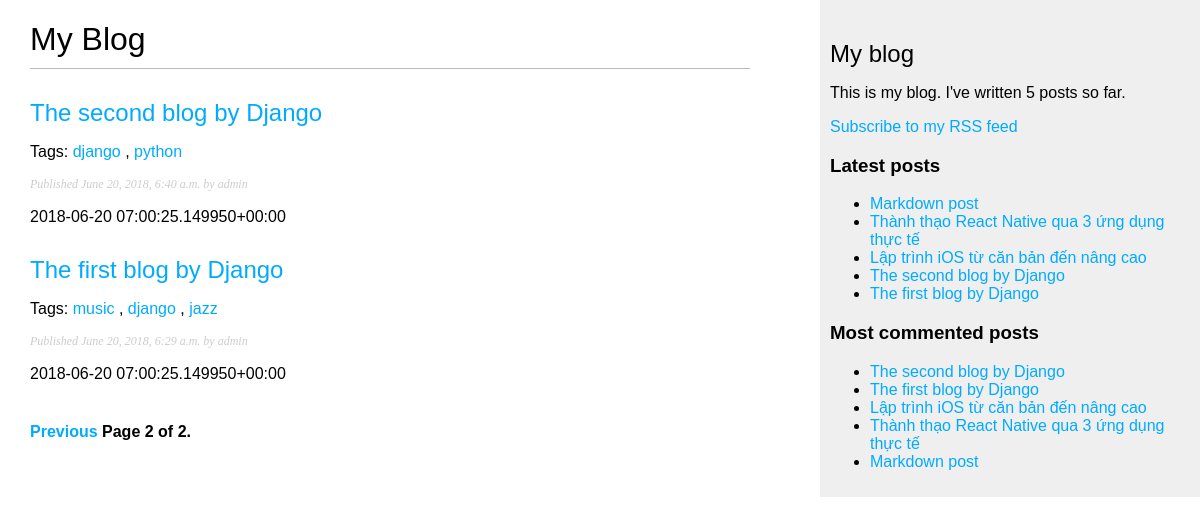
Screenshot of /blog/?page=2 with the database file from the repository.
### blog/models.py (models this page shows, shortened)
class Post(models.Model):
    STATUS_CHOICES = (
        ('draft', 'Draft'),
        ('published', 'Published'),
    )
    title = models.CharField(max_length=50)
    slug = models.SlugField(max_length=250,
                            unique_for_date='publish')
    author = models.ForeignKey(User,
                               on_delete=models.CASCADE,
                               related_name='blog_posts')
    body = models.TextField()
    publish = models.DateTimeField(default=timezone.now)
    created = models.DateTimeField(auto_now_add=True)
    updated = models.DateTimeField(auto_now=True)
    status = models.CharField(max_length=10,
                              choices=STATUS_CHOICES,
                              default='draft')
    objects = models.Manager()  # The default manager.
    published = PublishedManager()  # Our custom manager.
    tags = TaggableManager()
    class Meta:
        ordering = ('-publish',)
    def get_absolute_url(self):
        return reverse('blog:post_detail',
                       args=[self.publish.year,
                             self.publish.month,
                             self.publish.day,
                             self.slug])

### blog/views.py (the view)
# urls.py: path('', views.post_list, name='post_list'),
def post_list(request, tag_slug=None):
    object_list = Post.published.all()
    tag = None
    if tag_slug:
        tag = get_object_or_404(Tag, slug=tag_slug)
        object_list = object_list.filter(tags__in=[tag])
    paginator = Paginator(object_list, 3) # 3 posts in each page
    page = request.GET.get('page')
    try:
        posts = paginator.page(page)
    except PageNotAnInteger:
        posts = paginator.page(1)
    except EmptyPage:
        posts = paginator.page(paginator.num_pages)
    return render(request,
                  'blog/post/list.html',
                  {'page': page,
                   'posts': posts,
                   'tag': tag,})

### blog/models.py (called while the page is built)
    def get_queryset(self):
        return super(PublishedManager, self).get_queryset().filter(status='draft')

### blog/templatetags/blog_tags.py (called while the page is built)
@register.simple_tag
def total_posts():
    return Post.published.count()

@register.inclusion_tag('blog/post/latest_posts.html')
def show_latest_posts(count=5):
    latest_posts = Post.published.order_by('-publish')[:count]
    return {'latest_posts': latest_posts}

@register.simple_tag
def get_most_commented_posts(count=5):
    return Post.published.annotate(total_comments=Count('comments')).order_by('-total_comments')[:count]

@register.filter(name='markdown')
def markdown_format(text):
    return mark_safe(markdown.markdown(text))

### blog/templates/blog/post/list.html (shortened to what this page needs)
{% extends "blog/base.html" %}
{% load blog_tags %}
{%  block content %}
    <h1>My Blog</h1>
    {% for post in posts %}
        <h2>
            <a href="{{ post.get_absolute_url }}">
                {{ post.title }}
            </a>
        </h2>
        <p class="tags">
            Tags:
            {% for tag in post.tags.all %}
                <a href="{% url "blog:post_list_by_tag" tag.slug %}">
                    {{ tag.name }}
                </a>
                {% if not forloop.last %}, {% endif %}
            {% endfor %}
        </p>
        <p class="date">
            Published {{ post.publish }} by {{ post.author }}
        </p>
        {{ post.body|markdown|truncatewords_html:30 }}
    {% endfor %}
    {% include "blog/pagination.html" with page=posts %}
{% endblock %}

### blog/templates/blog/base.html (shortened to what this page needs)
{% load blog_tags %}
{% load static %}
<!DOCTYPE html>
<html>
<head>
    <link href="{% static "css/blog.css" %}" rel="stylesheet">
</head>
<body>
<div id="content">
    {% block content %}
    {% endblock %}
</div>
<div id="sidebar">
    <h2>My blog</h2>
    <p>This is my blog. I've written {% total_posts %} posts so far.</p>
    <p><a href="{% url "blog:post_feed" %}">Subscribe to my RSS feed</a></p>
    <h3>Latest posts</h3>
    {% show_latest_posts %}
    <h3>Most commented posts</h3>
    {% get_most_commented_posts as most_commented_posts %}
    <ul>
        {% for post in most_commented_posts %}
            <li>
                <a href="{{ post.get_absolute_url }}">{{ post.title }}</a>
            </li>
        {% endfor %}
    </ul>
</div>
</body>
</html>

### blog/templates/blog/post/latest_posts.html
<ul>
    {% for post in latest_posts %}
        <li>
            <a href="{{ post.get_absolute_url }}">{{ post.title }}</a>
        </li>
    {% endfor %}
</ul>

### blog/static/css/blog.css (style rules this page uses)
body { margin:0; padding:0; font-family:helvetica, sans-serif; }
a { color:#00abff; text-decoration:none; }
h1 { font-weight:normal; border-bottom:1px solid #bbb; padding:0 0 10px 0; }
h2 { font-weight:normal; margin:30px 0 0; }
#content { float:left; width:60%; padding:0 0 0 30px; }
#sidebar { float:right; width:30%; padding:10px; background:#efefef; height:100%; }
p.date { color:#ccc; font-family: georgia, serif; font-size: 12px; font-style: italic; }

### rows the page displays
Post: title "The second blog by Django", publish "June 20, 2018, 6:40 a.m.", author "admin", body "2018-06-20 07:00:25.149950+00:00"
Tag: name "django"
Tag: name "python"
Post: title "The first blog by Django", publish "June 20, 2018, 6:29 a.m.", author "admin", body "2018-06-20 07:00:25.149950+00:00"
Tag: name "music"
Tag: name "jazz"
Post: title "Markdown post"
Post: title "Thành thạo React Native qua 3 ứng dụng thực tế"
Post: title "Lập trình iOS từ căn bản đến nâng cao"

### other values shown
{{ page.number }} "2"
{{ page.paginator.num_pages }} "2"
